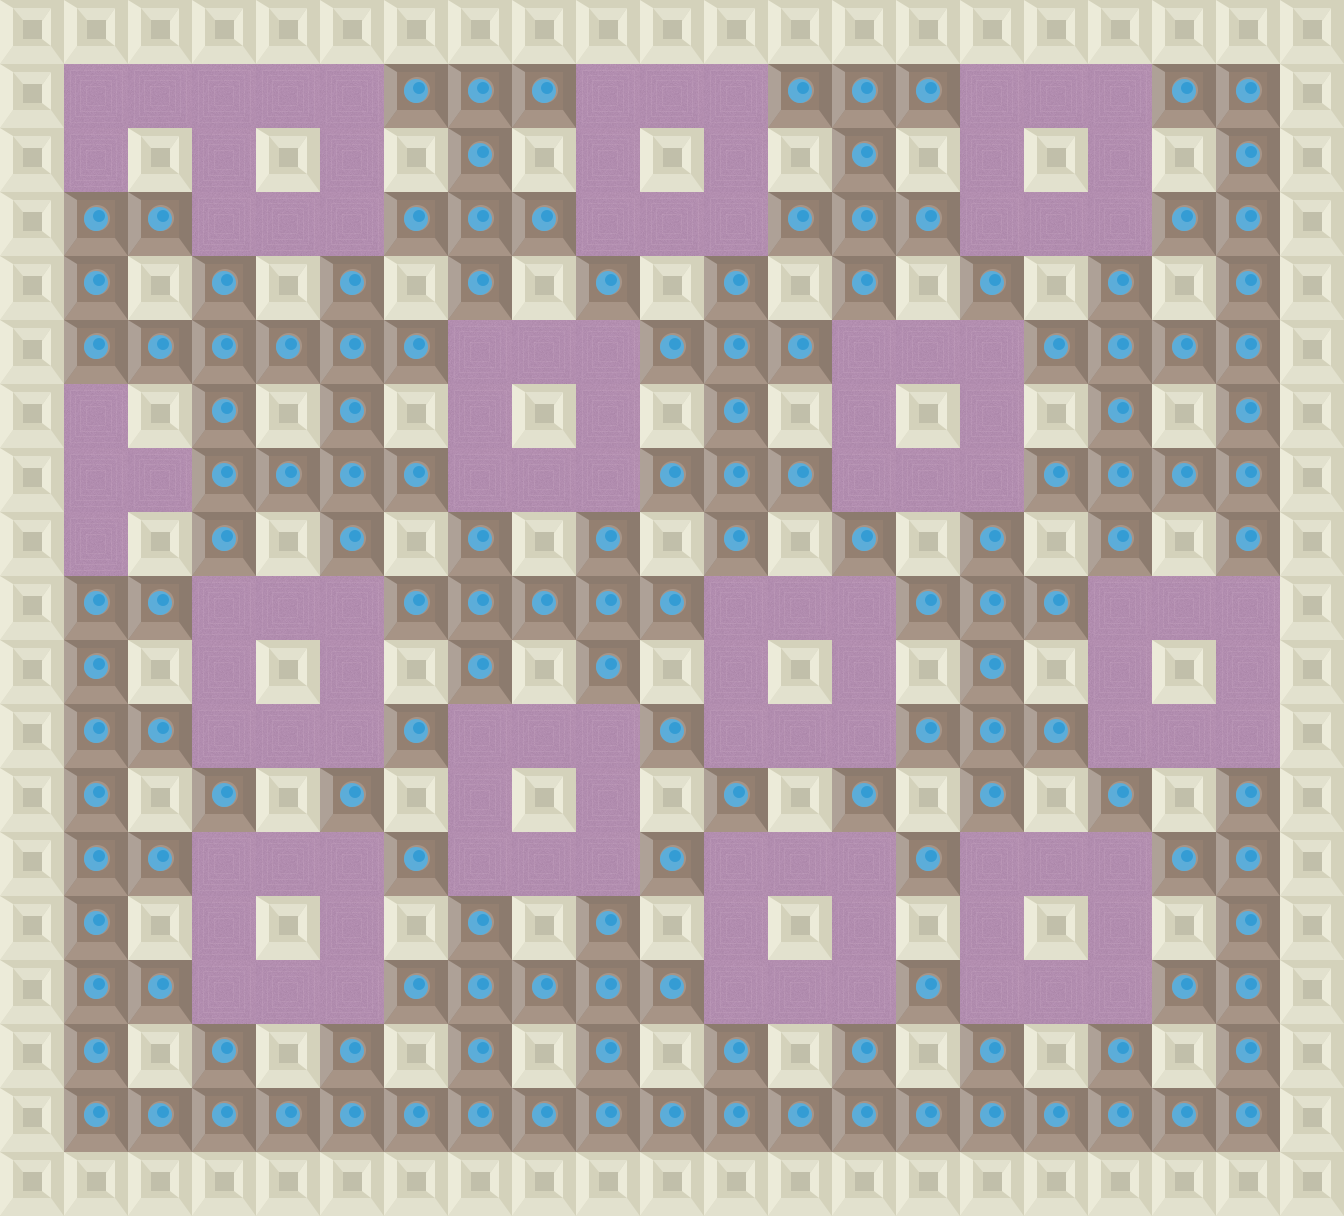

Rendered tile map (Tiled .tmx) drawn with the repository's tilesets; below, a short description and the map source with its tile grids summarised:
An orthogonal 21x19 tile map with 64x64 px tiles, 5 tile layers (BACKGROUND_LAYER, POWER_LAYER, EXIT_LAYER, SOLID_LAYER, ...), 6 tilesets and 227 objects.

<map version="1.0" orientation="orthogonal" renderorder="left-up" width="21" height="19" tilewidth="64" tileheight="64" nextobjectid="464">
 <tileset firstgid="1" name="SolidBlock2" tilewidth="64" tileheight="64" tilecount="1" columns="1">
  <image source="Sprites/Blocks/SolidBlock2.png" width="64" height="64" />
 </tileset>
 <tileset firstgid="2" name="BackgroundTile2" tilewidth="64" tileheight="64" tilecount="1" columns="1">
  <image source="Sprites/Blocks/BackgroundTile2.png" width="64" height="64" />
 </tileset>
 <tileset firstgid="3" name="ExplodableBlock2" tilewidth="64" tileheight="64" tilecount="1" columns="1">
  <image source="Sprites/Blocks/ExplodableBlock2.png" width="64" height="64" />
 </tileset>
 <tileset firstgid="4" name="BombPowerup" tilewidth="64" tileheight="64" tilecount="1" columns="1">
  <image source="Sprites/Powerups/BombPowerup.png" width="64" height="64" />
 </tileset>
 <tileset firstgid="5" name="FlamePowerup" tilewidth="64" tileheight="64" tilecount="1" columns="1">
  <image source="Sprites/Powerups/FlamePowerup.png" width="64" height="64" />
 </tileset>
 <tileset firstgid="6" name="Portal2" tilewidth="64" tileheight="64" tilecount="1" columns="1">
  <image source="Sprites/Blocks/Portal2.png" width="64" height="64" />
 </tileset>
 <layer name="BACKGROUND_LAYER" width="21" height="19">
  <data>[399 cells, 399 non-empty, 1 distinct tile ids]</data>
 </layer>
 <layer name="POWER_LAYER" width="21" height="19">
  <data>[399 cells, 2 non-empty, 2 distinct tile ids]</data>
 </layer>
 <layer name="EXIT_LAYER" width="21" height="19">
  <data>[399 cells, 1 non-empty, 1 distinct tile ids]</data>
 </layer>
 <layer name="SOLID_LAYER" width="21" height="19">
  <data>[399 cells, 148 non-empty, 1 distinct tile ids]</data>
 </layer>
 <layer name="EXPLODING_LAYER" width="21" height="19">
  <data>[399 cells, 148 non-empty, 1 distinct tile ids]</data>
 </layer>
 <objectgroup name="Solid">
  <properties>
   <property name="destroyable" type="bool" value="false" />
  </properties>
  <object id="312" x="0" y="0" width="1344" height="64" />
  <object id="315" x="0" y="0" width="64" height="1216" />
  <object id="317" x="0" y="1152" width="1344" height="64" />
  <object id="318" x="1280" y="0" width="64" height="1216" />
  <object id="320" x="128" y="128" width="64" height="64" />
  <object id="321" x="256" y="128" width="64" height="64" />
  <object id="322" x="384" y="128" width="64" height="64" />
  <object id="323" x="512" y="128" width="64" height="64" />
  <object id="324" x="640" y="128" width="64" height="64" />
  <object id="325" x="768" y="128" width="64" height="64" />
  <object id="326" x="896" y="128" width="64" height="64" />
  <object id="327" x="1024" y="128" width="64" height="64" />
  <object id="328" x="1152" y="128" width="64" height="64" />
  <object id="339" x="896" y="256" width="64" height="64" />
  <object id="340" x="1024" y="256" width="64" height="64" />
  <object id="341" x="128" y="256" width="64" height="64" />
  <object id="342" x="384" y="256" width="64" height="64" />
  <object id="343" x="512" y="256" width="64" height="64" />
  <object id="344" x="1152" y="256" width="64" height="64" />
  <object id="345" x="640" y="256" width="64" height="64" />
  <object id="346" x="256" y="256" width="64" height="64" />
  <object id="347" x="768" y="256" width="64" height="64" />
  <object id="348" x="896" y="384" width="64" height="64" />
  <object id="349" x="1024" y="384" width="64" height="64" />
  <object id="350" x="128" y="384" width="64" height="64" />
  <object id="351" x="384" y="384" width="64" height="64" />
  <object id="352" x="512" y="384" width="64" height="64" />
  <object id="353" x="1152" y="384" width="64" height="64" />
  <object id="354" x="640" y="384" width="64" height="64" />
  <object id="355" x="256" y="384" width="64" height="64" />
  <object id="356" x="768" y="384" width="64" height="64" />
  <object id="366" x="896" y="512" width="64" height="64" />
  <object id="367" x="1024" y="512" width="64" height="64" />
  <object id="368" x="128" y="512" width="64" height="64" />
  <object id="369" x="384" y="512" width="64" height="64" />
  <object id="370" x="512" y="512" width="64" height="64" />
  <object id="371" x="1152" y="512" width="64" height="64" />
  <object id="372" x="640" y="512" width="64" height="64" />
  <object id="373" x="256" y="512" width="64" height="64" />
  <object id="374" x="768" y="512" width="64" height="64" />
  <object id="375" x="896" y="640" width="64" height="64" />
  <object id="376" x="1024" y="640" width="64" height="64" />
  <object id="377" x="128" y="640" width="64" height="64" />
  <object id="378" x="384" y="640" width="64" height="64" />
  <object id="379" x="512" y="640" width="64" height="64" />
  <object id="380" x="1152" y="640" width="64" height="64" />
  <object id="381" x="640" y="640" width="64" height="64" />
  <object id="382" x="256" y="640" width="64" height="64" />
  <object id="383" x="768" y="640" width="64" height="64" />
  <object id="384" x="896" y="768" width="64" height="64" />
  <object id="385" x="1024" y="768" width="64" height="64" />
  <object id="386" x="128" y="768" width="64" height="64" />
  <object id="387" x="384" y="768" width="64" height="64" />
  <object id="388" x="512" y="768" width="64" height="64" />
  <object id="389" x="1152" y="768" width="64" height="64" />
  <object id="390" x="640" y="768" width="64" height="64" />
  <object id="391" x="256" y="768" width="64" height="64" />
  <object id="392" x="768" y="768" width="64" height="64" />
  <object id="393" x="896" y="896" width="64" height="64" />
  <object id="394" x="1024" y="896" width="64" height="64" />
  <object id="395" x="128" y="896" width="64" height="64" />
  <object id="396" x="384" y="896" width="64" height="64" />
  <object id="397" x="512" y="896" width="64" height="64" />
  <object id="398" x="1152" y="896" width="64" height="64" />
  <object id="399" x="640" y="896" width="64" height="64" />
  <object id="400" x="256" y="896" width="64" height="64" />
  <object id="401" x="768" y="896" width="64" height="64" />
  <object id="402" x="896" y="1024" width="64" height="64" />
  <object id="403" x="1024" y="1024" width="64" height="64" />
  <object id="404" x="128" y="1024" width="64" height="64" />
  <object id="405" x="384" y="1024" width="64" height="64" />
  <object id="406" x="512" y="1024" width="64" height="64" />
  <object id="407" x="1152" y="1024" width="64" height="64" />
  <object id="408" x="640" y="1024" width="64" height="64" />
  <object id="409" x="256" y="1024" width="64" height="64" />
  <object id="410" x="768" y="1024" width="64" height="64" />
 </objectgroup>
 <objectgroup name="Exploding">
  <properties>
   <property name="destroyable" type="bool" value="true" />
  </properties>
  <object id="12" x="384" y="64" width="64" height="64" />
  <object id="13" x="448" y="64" width="64" height="64" />
  <object id="14" x="512" y="64" width="64" height="64" />
  <object id="20" x="768" y="64" width="64" height="64" />
  <object id="21" x="832" y="64" width="64" height="64" />
  <object id="22" x="896" y="64" width="64" height="64" />
  <object id="27" x="1152" y="64" width="64" height="64" />
  <object id="28" x="1216" y="64" width="64" height="64" />
  <object id="32" x="384" y="192" width="64" height="64" />
  <object id="33" x="1152" y="192" width="64" height="64" />
  <object id="39" x="448" y="192" width="64" height="64" />
  <object id="43" x="768" y="192" width="64" height="64" />
  <object id="44" x="128" y="192" width="64" height="64" />
  </objectgroup>
 <objectgroup name="Power">
  <!-- 2 objects omitted --></objectgroup>
 <objectgroup name="Exit">
  <!-- 1 objects omitted --></objectgroup>
</map>
<!-- 138 of 227 objects omitted -->
